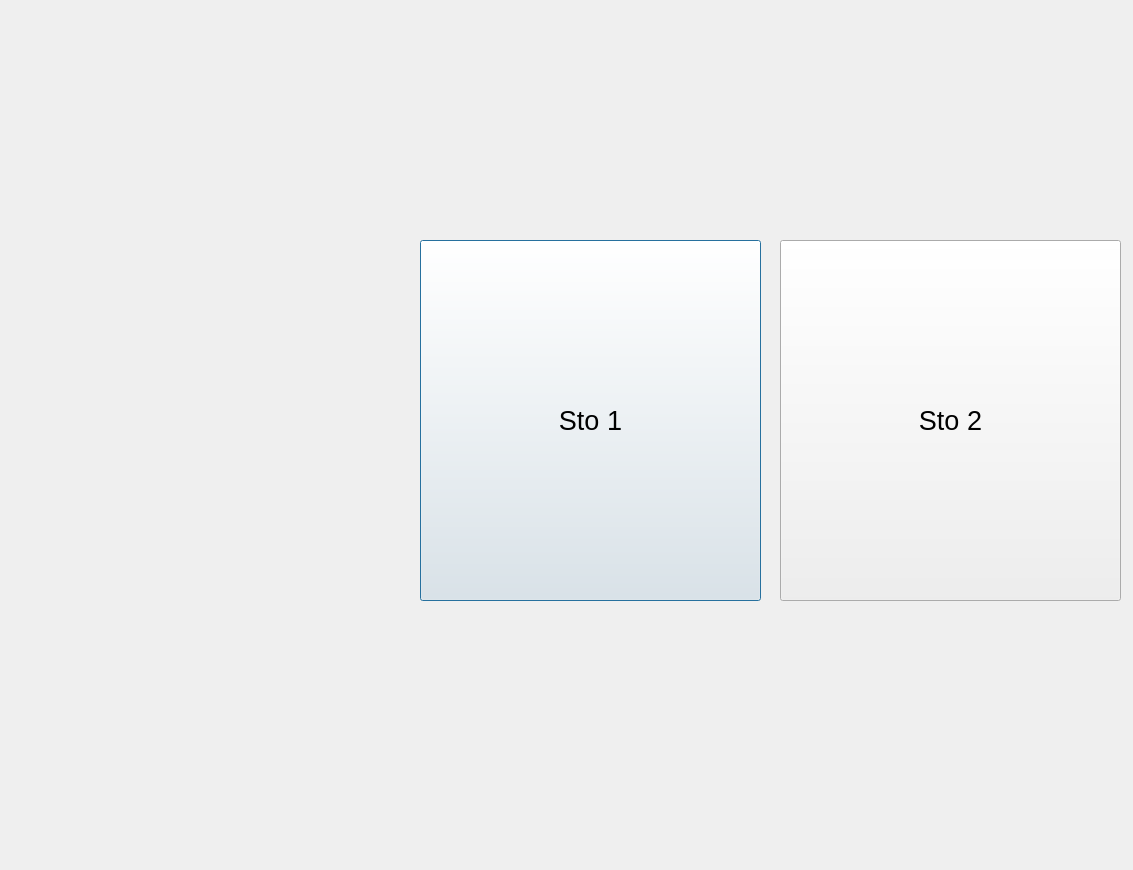
<?xml version="1.0" encoding="UTF-8"?>
<ui version="4.0">
 <class>Dialog</class>
 <widget class="QDialog" name="Dialog">
  <property name="geometry">
   <rect>
    <x>0</x>
    <y>0</y>
    <width>1133</width>
    <height>870</height>
   </rect>
  </property>
  <property name="windowTitle">
   <string>Dialog</string>
  </property>
  <widget class="QPushButton" name="button_sto1">
   <property name="geometry">
    <rect>
     <x>420</x>
     <y>240</y>
     <width>341</width>
     <height>361</height>
    </rect>
   </property>
   <property name="font">
    <font>
     <pointsize>20</pointsize>
    </font>
   </property>
   <property name="text">
    <string>Sto 1</string>
   </property>
  </widget>
  <widget class="QPushButton" name="button_sto2">
   <property name="geometry">
    <rect>
     <x>780</x>
     <y>240</y>
     <width>341</width>
     <height>361</height>
    </rect>
   </property>
   <property name="font">
    <font>
     <pointsize>20</pointsize>
    </font>
   </property>
   <property name="text">
    <string>Sto 2</string>
   </property>
  </widget>
 </widget>
 <resources/>
 <connections/>
</ui>
